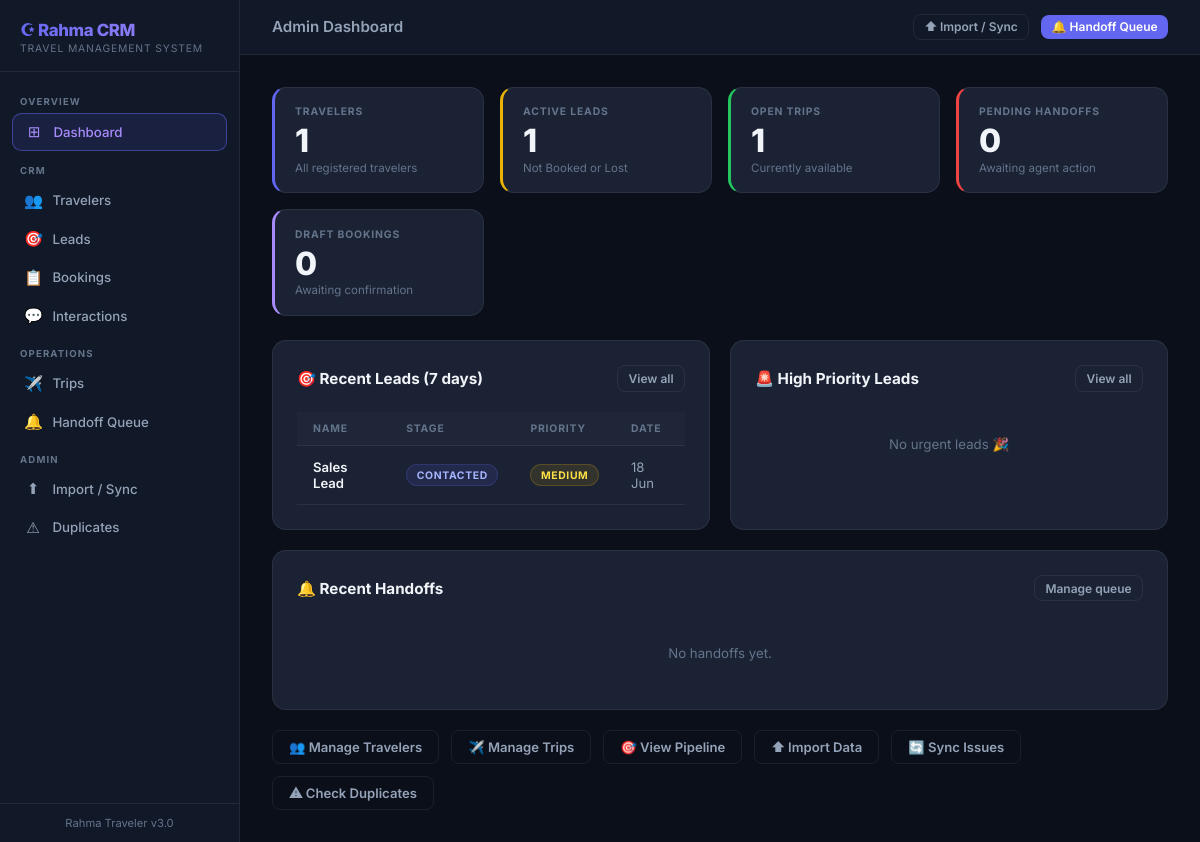
Before: /admin/dashboard with the older database file.
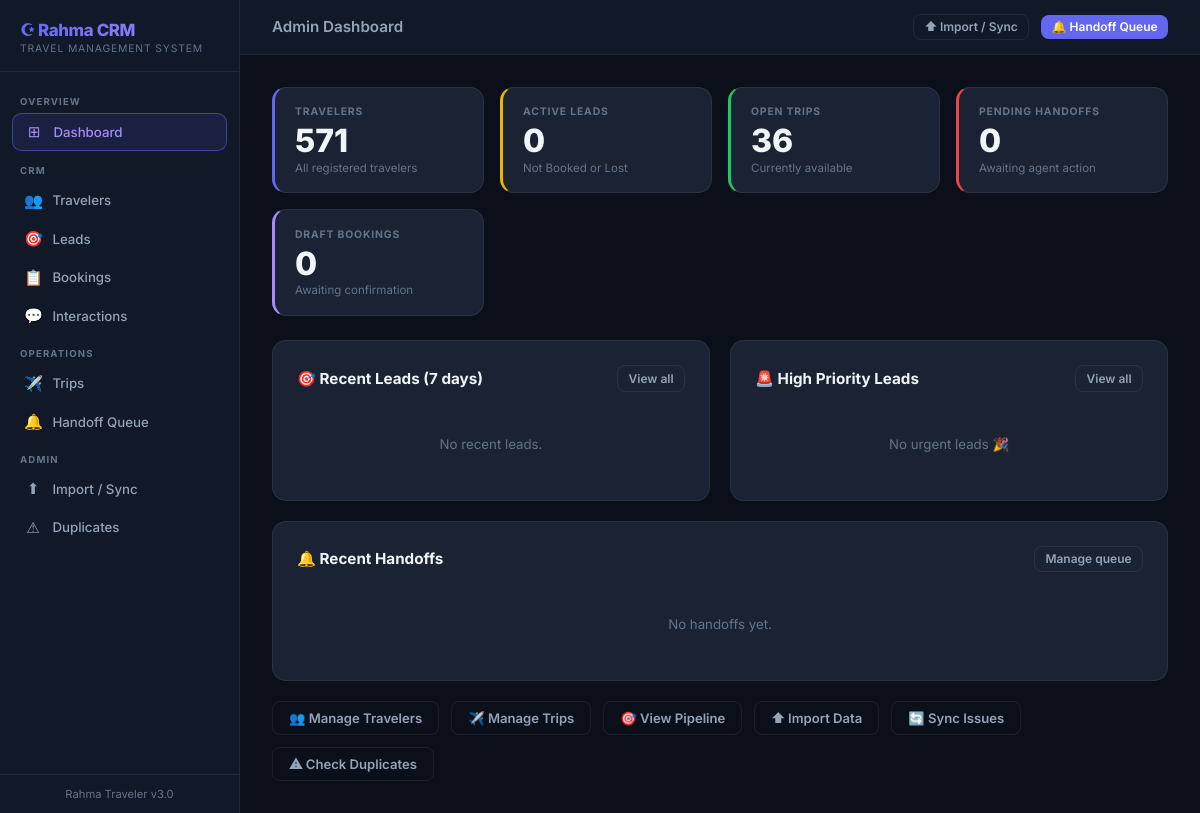
After: the same page with the newer database file.
### app/models/lead.py (models this page shows, shortened)
class Lead(db.Model):
    __tablename__ = 'leads'
    lead_id = db.Column(db.String(50), primary_key=True)
    created_at = db.Column(db.DateTime, default=datetime.utcnow)
    updated_at = db.Column(db.DateTime, default=datetime.utcnow, onupdate=datetime.utcnow)
    customer_name = db.Column(db.String(200))
    raw_phone = db.Column(db.String(50))
    integrated_whatsapp = db.Column(db.String(50))
    phone_lookup_key = db.Column(db.String(50))
    traveler_id = db.Column(db.String(20), db.ForeignKey('travelers.traveler_id'))
    traveler_status = db.Column(db.String(50))
    customer_tier = db.Column(db.String(50))
    match_status = db.Column(db.String(50))
    lead_stage = db.Column(db.String(100))
    lead_source = db.Column(db.String(100))
    channel = db.Column(db.String(50))
    preferred_trip_type = db.Column(db.String(50))
    interested_trip_ids = db.Column(db.Text)
    suggested_trip_ids = db.Column(db.Text)
    priority = db.Column(db.String(50))
    follow_up_status = db.Column(db.String(100))
    follow_up_due_date = db.Column(db.Date)
    last_interaction_id = db.Column(db.String(50))
    interaction_count = db.Column(db.Integer, default=0)
    handoff_required = db.Column(db.Boolean, default=False)
    handoff_reason = db.Column(db.Text)
    notes = db.Column(db.Text)
    flow_key = db.Column(db.String(100))
    current_step = db.Column(db.String(100))
    language = db.Column(db.String(20))
    trigger_keyword = db.Column(db.String(100))
    waitlist_id = db.Column(db.String(50))
    handoff_id = db.Column(db.String(50))
    booking_id = db.Column(db.String(50))
    source_sheet = db.Column(db.String(100))
    source_row = db.Column(db.Integer)

### app/routes/admin.py (the view)
@admin_bp.route('/dashboard')
def dashboard():
    traveler_count = Traveler.query.count()
    active_lead_count = Lead.query.filter(
        Lead.lead_stage.notin_(['Booked', 'Lost'])).count()
    open_trip_count = Trip.query.filter_by(sales_status='Open').count()
    pending_handoff_count = HandoffQueue.query.filter(
        HandoffQueue.status.in_(['Pending', 'New'])).count()
    draft_booking_count = TripBooking.query.filter_by(booking_status='Draft').count()
    week_ago = datetime.utcnow() - timedelta(days=7)
    recent_leads = Lead.query.filter(Lead.created_at >= week_ago)\
        .order_by(Lead.created_at.desc()).limit(8).all()
    recent_handoffs = HandoffQueue.query.order_by(
        HandoffQueue.created_at.desc()).limit(6).all()
    urgent_leads = Lead.query.filter(
        Lead.priority == 'High',
        Lead.lead_stage.notin_(['Booked', 'Lost'])
    ).order_by(Lead.created_at.desc()).limit(5).all()
    return render_template('admin/dashboard.html',
                           traveler_count=traveler_count,
                           active_lead_count=active_lead_count,
                           open_trip_count=open_trip_count,
                           pending_handoff_count=pending_handoff_count,
                           draft_booking_count=draft_booking_count,
                           recent_leads=recent_leads,
                           recent_handoffs=recent_handoffs,
                           urgent_leads=urgent_leads)

### app/templates/admin/dashboard.html (shortened to what the changed rows need)
{% extends "base.html" %}
{% block content %}
<div class="kpi-grid">
    <div class="kpi-card" style="border-left:3px solid #6366f1">
        <div class="kpi-label">Travelers</div>
        <div class="kpi-value">{{ traveler_count }}</div>
        <div class="kpi-sub">All registered travelers</div>
    </div>
    <div class="kpi-card" style="border-left:3px solid #eab308">
        <div class="kpi-label">Active Leads</div>
        <div class="kpi-value">{{ active_lead_count }}</div>
        <div class="kpi-sub">Not Booked or Lost</div>
    </div>
    <div class="kpi-card" style="border-left:3px solid #22c55e">
        <div class="kpi-label">Open Trips</div>
        <div class="kpi-value">{{ open_trip_count }}</div>
        <div class="kpi-sub">Currently available</div>
    </div>
</div>
<div style="display:grid;grid-template-columns:1fr 1fr;gap:1.25rem;margin-bottom:1.25rem">
    <div class="card">
        <div class="card-header">
            <span class="card-title">🎯 Recent Leads (7 days)</span>
            <a href="{{ url_for('leads.index') }}" class="btn btn-ghost btn-sm">View all</a>
        </div>
        {% if recent_leads %}
        <table class="data-table">
            <thead><tr>
                <th>Name</th><th>Stage</th><th>Priority</th><th>Date</th>
            </tr></thead>
            <tbody>
            {% for lead in recent_leads %}
            <tr onclick="window.location='{{ url_for('leads.detail', lead_id=lead.lead_id) }}'">
                <td class="primary">{{ lead.customer_name or '—' }}</td>
                <td>
                    {% if lead.lead_stage in ['Qualified','Booking Draft','Won'] %}
                        <span class="badge badge-green">{{ lead.lead_stage }}</span>
                    {% elif lead.lead_stage == 'Handoff Needed' %}
                        <span class="badge badge-red">{{ lead.lead_stage }}</span>
                    {% elif lead.lead_stage == 'Lost' %}
                        <span class="badge badge-red">{{ lead.lead_stage }}</span>
                    {% else %}
                        <span class="badge badge-blue">{{ lead.lead_stage }}</span>
                    {% endif %}
                </td>
                <td>
                    {% if lead.priority == 'High' %}<span class="badge badge-red">High</span>
                    {% elif lead.priority == 'Medium' %}<span class="badge badge-yellow">Medium</span>
                    {% else %}<span class="badge badge-gray">Low</span>{% endif %}
                </td>
                <td>{{ lead.created_at.strftime('%d %b') if lead.created_at else '—' }}</td>
            </tr>
            {% endfor %}
            </tbody>
        </table>
        {% else %}
        <p style="color:var(--text-muted);font-size:0.83rem;text-align:center;padding:1.5rem">No recent leads.</p>
        {% endif %}
    </div>
</div>
{% endblock %}

Changed rows visible on the page:
removed Lead: customer_name "Sales Lead", lead_stage "CONTACTED", priority "MEDIUM", created_at "18 Jun"
Other visible differences:
{{ traveler_count }}: "1" → "571"
{{ active_lead_count }}: "1" → "0"
{{ open_trip_count }}: "1" → "36"
text no longer shown: "NAME STAGE PRIORITY DATE"
text now shown: "No recent leads."
